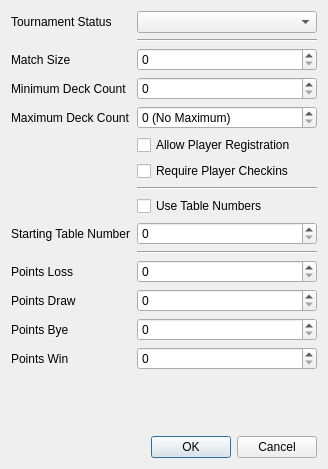
<?xml version="1.0" encoding="UTF-8"?>
<ui version="4.0">
 <class>TournamentChangeSettingsDialogue</class>
 <widget class="QDialog" name="TournamentChangeSettingsDialogue">
  <property name="geometry">
   <rect>
    <x>0</x>
    <y>0</y>
    <width>328</width>
    <height>469</height>
   </rect>
  </property>
  <property name="windowTitle">
   <string>Dialog</string>
  </property>
  <layout class="QFormLayout" name="formLayout">
   <item row="0" column="0">
    <widget class="QLabel" name="tStatus">
     <property name="text">
      <string>Tournament Status</string>
     </property>
     <property name="buddy">
      <cstring>statusEdit</cstring>
     </property>
    </widget>
   </item>
   <item row="0" column="1">
    <widget class="QComboBox" name="statusEdit"/>
   </item>
   <item row="1" column="0">
    <widget class="Line" name="line">
     <property name="orientation">
      <enum>Qt::Horizontal</enum>
     </property>
    </widget>
   </item>
   <item row="1" column="1">
    <widget class="Line" name="line_2">
     <property name="orientation">
      <enum>Qt::Horizontal</enum>
     </property>
    </widget>
   </item>
   <item row="2" column="0">
    <widget class="QLabel" name="mSize">
     <property name="text">
      <string>Match Size</string>
     </property>
     <property name="buddy">
      <cstring>matchSize</cstring>
     </property>
    </widget>
   </item>
   <item row="2" column="1">
    <widget class="QSpinBox" name="matchSize"/>
   </item>
   <item row="3" column="0">
    <widget class="QLabel" name="minDeckCount_2">
     <property name="text">
      <string>Minimum Deck Count</string>
     </property>
     <property name="buddy">
      <cstring>minDeckCount</cstring>
     </property>
    </widget>
   </item>
   <item row="3" column="1">
    <widget class="QSpinBox" name="minDeckCount"/>
   </item>
   <item row="4" column="0">
    <widget class="QLabel" name="maxDeckCount_2">
     <property name="text">
      <string>Maximum Deck Count</string>
     </property>
     <property name="buddy">
      <cstring>maxDeckCount</cstring>
     </property>
    </widget>
   </item>
   <item row="4" column="1">
    <widget class="QSpinBox" name="maxDeckCount">
     <property name="specialValueText">
      <string>0 (No Maximum)</string>
     </property>
    </widget>
   </item>
   <item row="5" column="1">
    <widget class="QCheckBox" name="allowRegistrationEdit">
     <property name="text">
      <string>Allow Player Registration</string>
     </property>
    </widget>
   </item>
   <item row="6" column="1">
    <widget class="QCheckBox" name="requireCheckinsEdit">
     <property name="text">
      <string>Require Player Checkins</string>
     </property>
    </widget>
   </item>
   <item row="10" column="1">
    <widget class="Line" name="line_3">
     <property name="orientation">
      <enum>Qt::Horizontal</enum>
     </property>
    </widget>
   </item>
   <item row="11" column="0">
    <widget class="QLabel" name="pointsLoss">
     <property name="text">
      <string>Points Loss</string>
     </property>
     <property name="buddy">
      <cstring>pointsLossEdit</cstring>
     </property>
    </widget>
   </item>
   <item row="11" column="1">
    <widget class="QSpinBox" name="pointsLossEdit"/>
   </item>
   <item row="12" column="0">
    <widget class="QLabel" name="pointsDraw">
     <property name="text">
      <string>Points Draw</string>
     </property>
     <property name="buddy">
      <cstring>pointsDrawEdit</cstring>
     </property>
    </widget>
   </item>
   <item row="12" column="1">
    <widget class="QSpinBox" name="pointsDrawEdit"/>
   </item>
   <item row="13" column="0">
    <widget class="QLabel" name="pointsBye">
     <property name="text">
      <string>Points Bye</string>
     </property>
     <property name="buddy">
      <cstring>pointsByeEdit</cstring>
     </property>
    </widget>
   </item>
   <item row="13" column="1">
    <widget class="QSpinBox" name="pointsByeEdit"/>
   </item>
   <item row="14" column="0">
    <widget class="QLabel" name="pointsWin">
     <property name="text">
      <string>Points Win</string>
     </property>
     <property name="buddy">
      <cstring>pointsWinEdit</cstring>
     </property>
    </widget>
   </item>
   <item row="14" column="1">
    <widget class="QSpinBox" name="pointsWinEdit"/>
   </item>
   <item row="15" column="1">
    <spacer name="verticalSpacer">
     <property name="orientation">
      <enum>Qt::Vertical</enum>
     </property>
     <property name="sizeHint" stdset="0">
      <size>
       <width>20</width>
       <height>40</height>
      </size>
     </property>
    </spacer>
   </item>
   <item row="16" column="0" colspan="2">
    <widget class="QDialogButtonBox" name="buttonBox">
     <property name="orientation">
      <enum>Qt::Horizontal</enum>
     </property>
     <property name="standardButtons">
      <set>QDialogButtonBox::Cancel|QDialogButtonBox::Ok</set>
     </property>
    </widget>
   </item>
   <item row="9" column="1">
    <widget class="QSpinBox" name="startingTableNumberEdit"/>
   </item>
   <item row="8" column="1">
    <widget class="QCheckBox" name="useTableNumbersEdit">
     <property name="text">
      <string>Use Table Numbers</string>
     </property>
    </widget>
   </item>
   <item row="7" column="1">
    <widget class="Line" name="line_4">
     <property name="orientation">
      <enum>Qt::Horizontal</enum>
     </property>
    </widget>
   </item>
   <item row="9" column="0">
    <widget class="QLabel" name="startingTableNumber">
     <property name="text">
      <string>Starting Table Number</string>
     </property>
     <property name="buddy">
      <cstring>startingTableNumberEdit</cstring>
     </property>
    </widget>
   </item>
  </layout>
 </widget>
 <resources/>
 <connections>
  <connection>
   <sender>buttonBox</sender>
   <signal>accepted()</signal>
   <receiver>TournamentChangeSettingsDialogue</receiver>
   <slot>accept()</slot>
   <hints>
    <hint type="sourcelabel">
     <x>248</x>
     <y>254</y>
    </hint>
    <hint type="destinationlabel">
     <x>157</x>
     <y>274</y>
    </hint>
   </hints>
  </connection>
  <connection>
   <sender>buttonBox</sender>
   <signal>rejected()</signal>
   <receiver>TournamentChangeSettingsDialogue</receiver>
   <slot>reject()</slot>
   <hints>
    <hint type="sourcelabel">
     <x>316</x>
     <y>260</y>
    </hint>
    <hint type="destinationlabel">
     <x>286</x>
     <y>274</y>
    </hint>
   </hints>
  </connection>
 </connections>
</ui>
